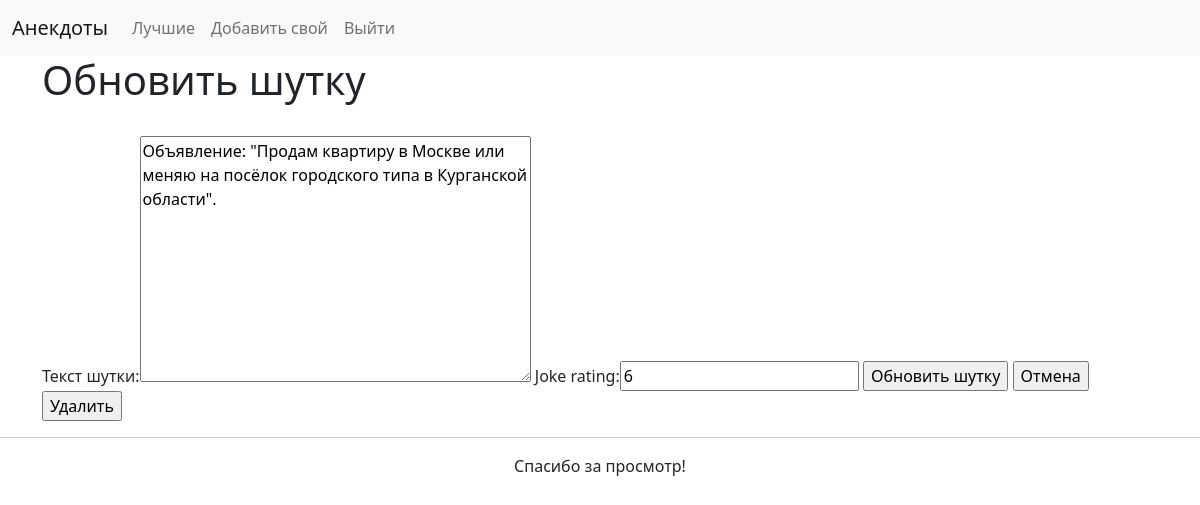
Page /46/update/ (signed in) on the committed database.
### blog/models.py (models this page shows, shortened)
class Jokes(models.Model):
    joke_text = models.TextField(
        verbose_name = "Текст шутки", max_length = 500
        )
    joke_rating = models.IntegerField(default = random.randint(1, 10))
    date_of_creation = models.DateTimeField(auto_now_add=True)

### blog/views.py (the view)
# urls.py: path('<int:pk>/update/', views.JokesUpdate.as_view(), name = 'joke_update'),
class JokesUpdate(UpdateView):
    model = Jokes
    fields = ['joke_text', 'joke_rating',]
    success_url = reverse_lazy('index')
    template_name_suffix = '_update'

### blog/templates/blog/jokes_update.html (shortened to what this page needs)
{% extends "blog/base_bootstrap.html" %}
{% load crispy_forms_tags %}
{% block content %}
<h1>Обновить шутку</h1>
<br>{{PATH_INFO}}
<form method="post">
    {{ form.as_table }}
    <input type="submit" value="Обновить шутку">
    <input type="button" onclick="window.location='{% url "index" %}';" value="Отмена">
    <input type="button" onclick="window.location='{% url "index" %}';" value="Удалить">
</form>
{% endblock %}

### rows in the picture
Jokes: joke_text "Объявление: \"Продам квартиру в Москве или меняю на посёлок городского типа в Курганской области\".", joke_rating "6"
